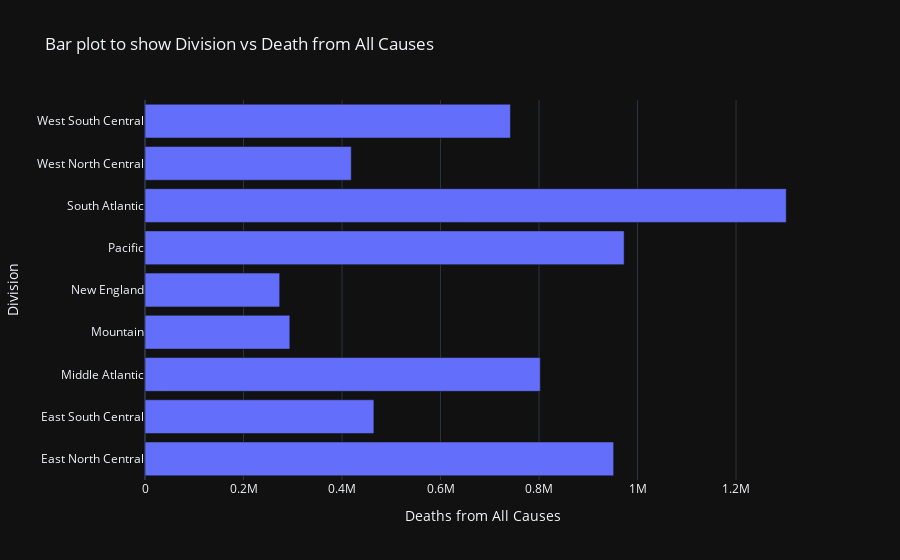

Source (notebook cell):
### Code cell
#plot to display division vs deaths from all causes
px.bar(data5,
      y='Division',
      x="Deaths from All Causes",
      template='plotly_dark',
      title='Bar plot to show Division vs Death from All Causes')

### Figure 1 — Plotly figure (JSON) as saved in the notebook; plotly's stock layout.template omitted (floating-point values rounded to 4 significant figures)
{"data": [{"alignmentgroup": "True", "hovertemplate": "Deaths from All Causes=%{x}<br>Division=%{y}<extra></extra>", "legendgroup": "", "marker": {"color": "#636efa", "pattern": {"shape": ""}}, "name": "", "offsetgroup": "", "orientation": "h", "showlegend": false, "textposition": "auto", "type": "bar", "x": [951547, 464696, 802544, 294032, 273453, 972783, 1301931, 418769, 741963], "xaxis": "x", "y": ["East North Central", "East South Central", "Middle Atlantic", "Mountain", "New England", "Pacific", "South Atlantic", "West North Central", "West South Central"], "yaxis": "y"}], "layout": {"barmode": "relative", "legend": {"tracegroupgap": 0}, "title": {"text": "Bar plot to show Division vs Death from All Causes"}, "xaxis": {"anchor": "y", "domain": [0, 1], "title": {"text": "Deaths from All Causes"}}, "yaxis": {"anchor": "x", "domain": [0, 1], "title": {"text": "Division"}}}}
